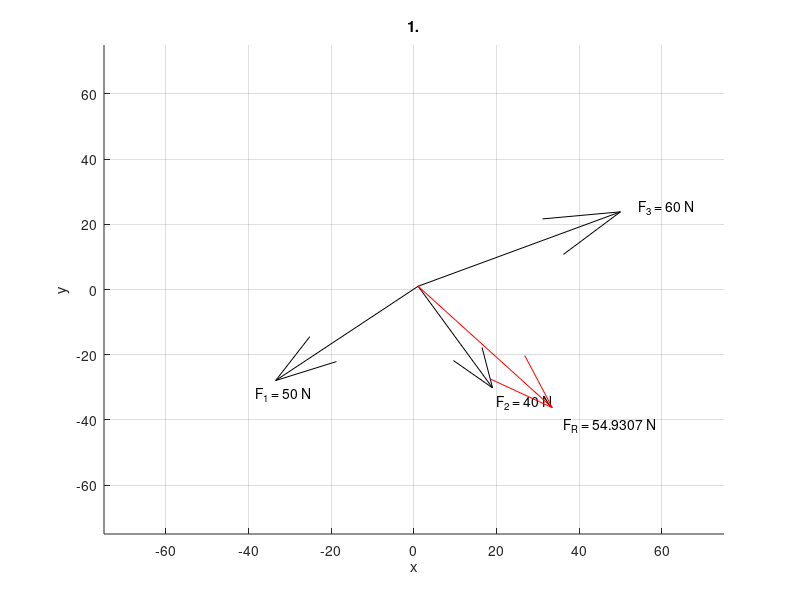

This chart was generated by the following MATLAB code:
F_1 = 50;
F_2 = 40;
F_3 = 60;

theta_1 = 50;
theta_2 = 60;
theta_3 = 25;

F_1x = -F_1.*sind(theta_1);
F_1y = -F_1.*cosd(theta_1);

F_2x = F_2.*cosd(theta_2);
F_2y = -F_2.*sind(theta_2);

F_3x = F_3.*cosd(theta_3);
F_3y = F_3.*sind(theta_3);

F_Rx = F_1x + F_2x + F_3x;
F_Ry = F_1y + F_2y + F_3y;
F_R = sqrt(F_Rx.^2 + F_Ry.^2);

disp(['F_1x = ', num2str(F_1x)]);
disp(['F_2x = ', num2str(F_2x)]);
disp(['F_3x = ', num2str(F_3x)]);
disp(' ');
disp(['F_1y = ', num2str(F_1y)]);
disp(['F_2y = ', num2str(F_2y)]);
disp(['F_3y = ', num2str(F_3y)]);
disp(' ');
disp(['F_R = ', num2str(F_R)]);

grid on
hold on

quiver(F_1x,F_1y, 'k')
text(F_1x,F_1y,['F_1 = ', num2str(F_1), ' N'])

quiver(F_2x,F_2y, 'k')
text(F_2x,F_2y,['F_2 = ', num2str(F_2), ' N'])

quiver(F_3x,F_3y, 'k')
text(F_3x,F_3y,['F_3 = ', num2str(F_3), ' N'])

quiver(F_Rx,F_Ry, 'r')
text(F_Rx,F_Ry,['F_R = ', num2str(F_R), ' N'])

hold off

title('1.')
xlabel('x')
ylabel('y')
axis([-75 75 -75 75])
